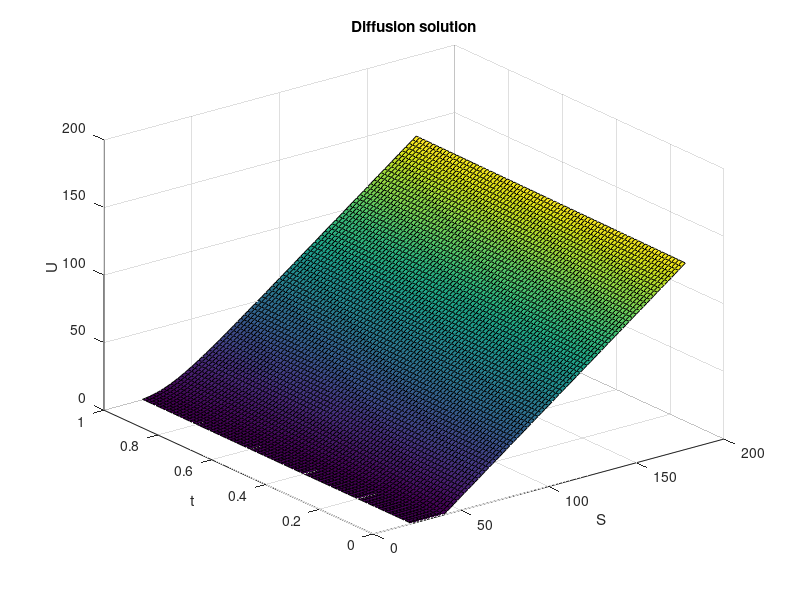
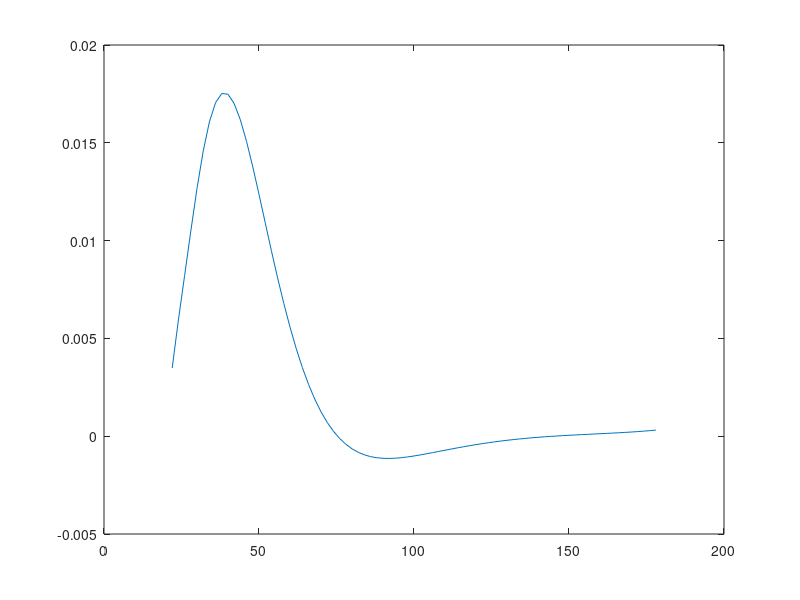

MATLAB code to generate these figures, in order:
clear 
clc 
rng(0) 

sigma = 0.4; 
r = 0.06; 
K = 40; 
l = 20; 
T = 1; 
Smax = 180; 
Smin = l; 
M = 80;
N = 80; 
theta = 0.75; 

deltaS = (Smax - Smin)/N; 
deltaTau = T/M; 

VT = @(S) max(S - K,0) ; % for the intial condition 
V0 = @(S,t) S-S; % for the boundary conditions 
Vinf = @(S,t) S - K.*exp(-r.*(t)); % for the boundary conditions

Uinit = @(S) VT(S); 
U0 = @(l,t) V0(l,t); 
Uinf = @(S,t) Vinf(S,t) ;

T1 = diag(ones(N-2,1),1) - diag(ones(N-2,1),-1); 
T2 = -2.*eye(N-1,N-1) + abs(T1); 

D1 = diag(Smin/deltaS + (1:N-1)); 
D2 = D1.^2; 

F = (1 - r*deltaTau).*eye(N-1,N-1)...
    + 0.5*r       *deltaTau.*D1*T1...
    + 0.5*sigma.^2*deltaTau.*D2*T2; 

G = 2.*eye(N-1,N-1) - F; 

m = 0:M; 
U0m = U0(Smin.*ones(1,M+1), m.*deltaTau); 
UNm = Uinf(Smax.*ones(1,M+1), m.*deltaTau); 

FirstRow = 0.5*deltaTau*((Smin/deltaS) + 1)*...
    (sigma.^2*((Smin/deltaS) + 1)- r).*U0m; 

LastRow = 0.5*deltaTau*(Smax/deltaS - 1)*...
    (sigma.^2*((Smax/deltaS) - 1)+ r).*UNm;

bm = [FirstRow; 
      zeros(N-3,M+1); 
      LastRow] ; 
  
U = zeros(N-1,M+1); 
U0n = Uinit(Smin + (1:N-1).*deltaS); 
U(:,1) = U0n.'; 
I = eye(N-1,N-1); 

for ix = 2:M+1
    A = (theta.*G+(1-theta).*I); 
    a = diag(A); % If you make this a row vector the whole thing fails 
    b = diag(A,-1); 
    c = diag(A,1); 
    d = zeros(size(a)); 
    d(1) = a(1); 
    u = c; 
    for jx = 2:length(a)
        d(jx) = a(jx) - c(jx-1)*b(jx-1)/d(jx-1); 
    end 
    l = b./d(1:end-1); 
    y = (((1-theta).*F+theta.*I)*U(:,ix-1)...
        + (1-theta).*bm(:,ix-1) + theta.*bm(:,ix)) ; 
    z = zeros(size(y)); 
    z(1) = y(1); 
    for jx = 2:length(z)
        z(jx) = y(jx) - l(jx-1)*z(jx-1); 
    end 
    x = zeros(size(y)); 
    x(end) = z(end)/d(end); 
    for jx = (length(y)-1):-1:1
        x(jx) = (z(jx)-u(jx)*x(jx+1))/d(jx) ;
    end 
    U(:,ix) = x;   
end 
sigma = 0.4; 
r = 0.06; 
K = 40; 
l = 20; 
T = 1; 
Smax = 180; 
Smin = l; 
M = 80;
N = 80; 
theta = 0.75; 
 
% You include intial conditions but you exclude boundary conditions 
dim = Smax - Smin -1; 
t = deltaTau.*(0:M); 
s = Smin + deltaS.*(1:N-1); 
[Tt,S] = meshgrid(t,s) ; 
figure()
surf(S,Tt,U)
zlabel('U')
xlabel('S') 
ylabel('t') 
title('Diffusion solution') 


% The analytical solution 
S = s; 
mu = (r - 0.5*sigma.^2)/sigma.^2; 
d1 = (log(S/K))./(sigma.*sqrt(T)) + (1 + mu).*sigma.*sqrt(T); 
d2 = log(l.^2./(S.*K))./(sigma.*sqrt(T)) + (1 + mu).*sigma.*sqrt(T); 
C1 = S.*normcdf(d1) - K.*exp(-r*T).*normcdf(d1 - sigma.*sqrt(T)) - ...
    S.*normcdf(d2).*(l./S).^(2*(mu+1)); 
C2 = K.*exp(-r*T)*normcdf(d2 - sigma.*sqrt(T)).*(l./S).^(2*mu); 
C = C1 + C2; 

DiffPrice = U(:,end); 
figure() 
plot(S,C - DiffPrice.' ) 
disp('The at the money price is:') 
DiffPrice(S == K)
